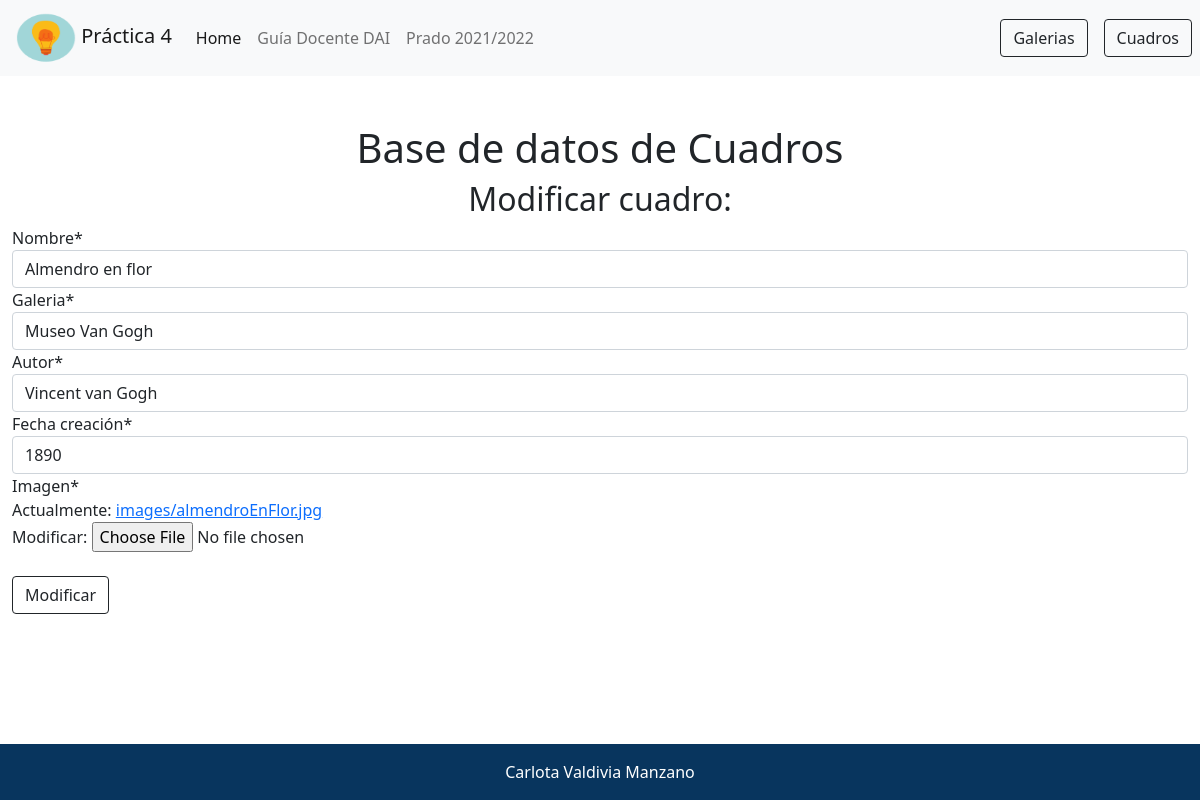
The app's page /cuadros/modificar/Almendro en flor with its own data.
### galerias/models.py (models this page shows)
class Cuadro(models.Model):
  nombre           = models.CharField(max_length=100)
  galeria          = models.ForeignKey(Galeria, on_delete=models.CASCADE)
  autor            = models.CharField(max_length=100)
  fecha_creación   = models.CharField(max_length=100)
  imagen           = models.ImageField(upload_to='images/', default='images/default-image.png')

class Galeria(models.Model):
  nombre     = models.CharField(max_length=200)
  dirección  = models.CharField(max_length=100)
  def __str__(self):
    return self.nombre

### galerias/views.py (the view)
# urls.py: path('cuadros/modificar/<str:pk>', views.modificarCuadro, name='modificar_cuadro'),
def modificarCuadro(request, pk):
    error = None
    cuadro = Cuadro.objects.get(nombre=pk)
    if request.method == "POST":
        form = CuadroForm(request.POST, request.FILES, instance=cuadro)
        if form.is_valid():
            form.save()
            return redirect('lista_cuadros')
        else:
            error = form.errors
    else:
        form = CuadroForm(instance=cuadro)
    return render(request, 'modificar_cuadro.html', {'form':form, 'error':error})

### galerias/forms.py
class CuadroForm(forms.ModelForm):
    class Meta:
        model = Cuadro
        fields = ('nombre', 'galeria', 'autor', 'fecha_creación', 'imagen')

### galerias/templates/modificar_cuadro.html (shortened to what this page needs)
{%extends "base.html" %}
{%block content %}
<h1 class="text-center">Base de datos de Cuadros </h1>
{% load crispy_forms_tags %}
    <div class="row">
        <div class="text-center">
            <h2>Modificar cuadro:</h2>
        </div>
        <form method="POST" enctype="multipart/form-data">
            {{ form|crispy }}
            <br>
                <button type="submit" class="btn btn-outline-dark text-center">Modificar</button>
        </form>
    </div>
{% endblock %}

### records on screen
Cuadro: nombre "Almendro en flor", galeria "Museo Van Gogh", autor "Vincent van Gogh", fecha_creación "1890"
